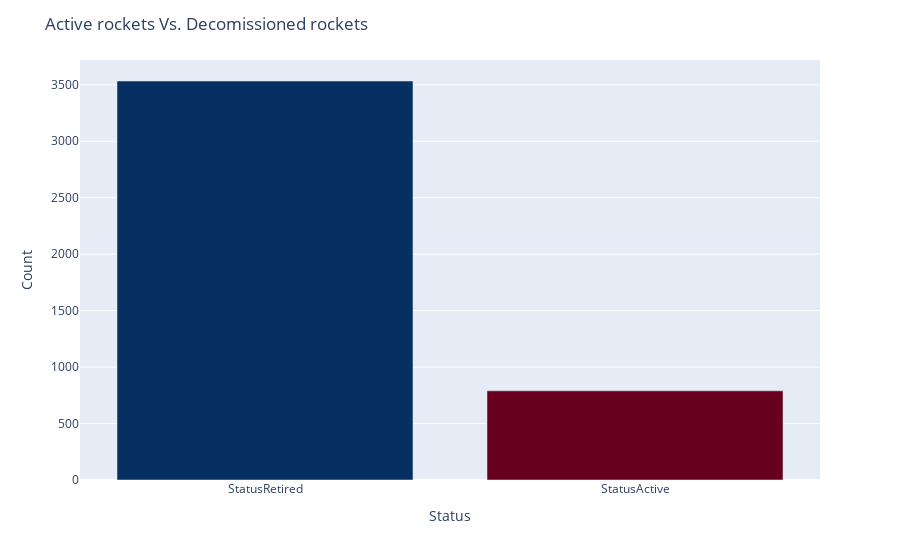

The notebook cell saved with this chart:
### Code cell
rocket_fig = px.bar(
    df_rocket,
    x=df_rocket.index,
    y="Count",
    color="Count",
    color_continuous_scale=px.colors.sequential.RdBu,

)

rocket_fig.update_layout(
    title="Active rockets Vs. Decomissioned rockets",
    yaxis_title="Count",
    xaxis_title="Status",
)

rocket_fig.update(layout_coloraxis_showscale=False)

rocket_fig.show()

### Figure 1 — Plotly figure (JSON) as saved in the notebook; plotly's stock layout.template omitted (floating-point values rounded to 4 significant figures)
{"data": [{"alignmentgroup": "True", "hovertemplate": "index=%{x}<br>Count=%{marker.color}<extra></extra>", "legendgroup": "", "marker": {"color": [3534, 790], "coloraxis": "coloraxis", "pattern": {"shape": ""}}, "name": "", "offsetgroup": "", "orientation": "v", "showlegend": false, "textposition": "auto", "type": "bar", "x": ["StatusRetired", "StatusActive"], "xaxis": "x", "y": [3534, 790], "yaxis": "y"}], "layout": {"barmode": "relative", "coloraxis": {"colorbar": {"title": {"text": "Count"}}, "colorscale": [[0, "rgb(103,0,31)"], [0.1, "rgb(178,24,43)"], [0.2, "rgb(214,96,77)"], [0.3, "rgb(244,165,130)"], [0.4, "rgb(253,219,199)"], [0.5, "rgb(247,247,247)"], [0.6, "rgb(209,229,240)"], [0.7, "rgb(146,197,222)"], [0.8, "rgb(67,147,195)"], [0.9, "rgb(33,102,172)"], [1, "rgb(5,48,97)"]], "showscale": false}, "legend": {"tracegroupgap": 0}, "margin": {"t": 60}, "title": {"text": "Active rockets Vs. Decomissioned rockets"}, "xaxis": {"anchor": "y", "domain": [0, 1], "title": {"text": "Status"}}, "yaxis": {"anchor": "x", "domain": [0, 1], "title": {"text": "Count"}}}}
